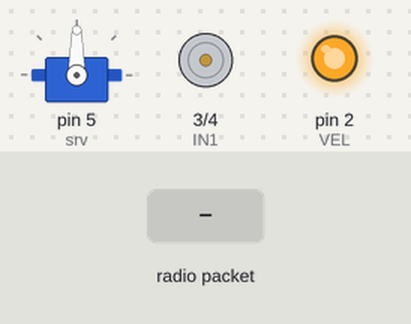
Simulated run of this sketch. Board: Arduino Mega 2560, built with avr-gcc and run on an emulated ATmega2560. On the bench: servo, motor-driver pin pairs drawn as motors (green arrow = first pin HIGH = forward, orange = second pin HIGH = backward, longer = more drive), output pins drawn as LEDs (lit = HIGH). Inputs (shaded band) come from the test bench. No radio packets arrive unless stated; what the sketch prints to the serial monitor is not drawn.

Above: at 1.2 s.
1.3 s: radio packet "1" arrives
At 2.5 s:
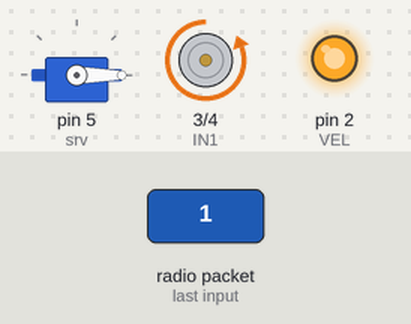
2.8 s: radio packet "0" arrives
5.8 s: radio packet "2" arrives
Timing chart, 0 to 8.8 s (numbered marks = the images above; inputs shaded):
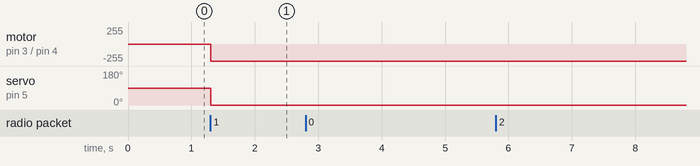

The sketch:

teste_recep.ino
```cpp
/*************************** Marlon Nardi ******************************
  Projeto: Programação do Robô Handler V1.0
  Vídeo ensinando a motar: https://www.marlonnardi.com/p/construa-seu-proprio-robo-esteira_23.html
  Loja: https://www.lojamarlonnardi.com/
  Site: https://www.marlonnardi.com/
  Youtube: https://www.youtube.com/marlonnardiw
  Facebook: https://www.facebook.com/professormarlonnardi
************************************************************************/

/******************* Programação do Robô Handler V1.0 ****************/

//======================= Incluindo bilbiotecas ==============================//
#include <SPI.h>
#include <RF24.h>
#include <Servo.h>

//========================= Criando objetos =================================//
RF24 radio(7, 8); // CE, CSN // Instancia/cria o objeto Radio para que possamos trabalhar com ele. Também temos que informar os pinos do Arduino conectados ao CE e ao CSN do NRF24L01.
Servo leme;

//==================== Nomeando as constantes ==============================//
#define PinoSensorRadiacaoGama 22
#define VEL 2
#define IN1 3
#define IN2 4
#define srv 5

//=================== Criando uma estrutura/pacote de dados para a transmissão e recepção de informação através de dois Pipes =======================//
struct EstruturaDadosTXRX
{
  boolean SensorRadiacaoGama = false;
  int ValorConvertidoAnalogicoR2 = 0;
  int DirecaoRobo = 0;
};
typedef struct EstruturaDadosTXRX TipoDosDadosTXRX;
TipoDosDadosTXRX DadosTransmitidos;
TipoDosDadosTXRX DadosRecebidos;

//=================== Declaração de variáveis globáis =======================//
boolean buttonState = 0;

//=================== Declaração da variável global somente de leitura para armazenas os endereço de leitura e escrita =======================//
                    //Endereço: 0         1
const byte Enderecos[][6] = {"00001", "00002"};//Criamos um vetor constante do tipo Byte que terá duas posições, pois precisamos de um endereço para escrever e outro para ler. Apesar do
//endereço ter somete 5 números, declaramos 6 para que o comppilador adicione o caracter null \0 automaticamente.

void setup() {
//==================== Declaração de entradas e saídas ========================//
  pinMode(PinoSensorRadiacaoGama, INPUT_PULLUP);// Declara o pino do PinoSensorRadiacaoGama como entrada PULLUP.

// Pinos para o controle dos  motores através da Monster Shield
  pinMode(IN1, OUTPUT);
  pinMode(IN2, OUTPUT);
  analogWrite(VEL, 250); // Escreve o valor PMW de 0 à 255 responsável pela velocidade do robô no pino 5.
  leme.attach(srv);

//================== Configurações iniciais do NRF24L01 ======================//
  Serial.begin(9600);
  radio.begin();// Inicia o transceptor NRF24L01
  radio.openWritingPipe(Enderecos[0]); // Informamos para o transceptor qual é o endereço de escrita Enderecos[0] ou 00001 e abrimos o Pipe/Tubo.
  radio.openReadingPipe(1, Enderecos[1]); // Informamos para o transceptor qual é o endereço de leitura Enderecos[1] ou 00002 e abrimos o Pipe/Tubo. Esse primeiro parâmentro, o número 1,
  //define o número do Pipe. Podemos utilizar 6 Pipes, de 0 à 5.
  radio.setPALevel(RF24_PA_MAX); // Muda o PA para potência máxima de transmissão. Para potência minima: RF24_PA_MIN Para potência média: RF24_PA_HIGH Para potência máxima (recomendado para o módulo com etapa amplificadora e antena): RF24_PA_MAX
  radio.setDataRate(RF24_250KBPS); // Mudamos a taxa de trasnferência de dados para 250 Kbps, isso melhora a distância na transmissão.

}


void loop() {
   //========================= Recebendo os dados ===========================//
  delay(5); // Tempo para não haver perca de dados.

  radio.startListening(); // Comando para o rádio começar ouvir, dessa forma ele escuta ou recebe.

  if ( radio.available()) {// Se o NRF24L01 receber dados.
    while (radio.available()) {// Enquanto o NRF24L01 receber dados.
      radio.read(&DadosTransmitidos, sizeof(TipoDosDadosTXRX)); // Lê a informação transmitida pelo Robô.
     }


 //========================= Controle dos Motores ===========================//
     //Controle da velocidade dos motores


    leme.write(70);
    Serial.println(DadosTransmitidos.DirecaoRobo);
    if (DadosTransmitidos.DirecaoRobo == 3) {
      //---------------- Robô para frente -----------//
      //Motor lado esquerdo olhando de trás do robô
      digitalWrite(3, LOW);
      digitalWrite(4, HIGH);
      Serial.println("LEU DIRECAO 3");
    }

    if (DadosTransmitidos.DirecaoRobo == 2) {
      //---------------- Robô para trás -----------//
      //Motor lado esquerdo olhando de trás do robô
      digitalWrite(3, HIGH);
      digitalWrite(4, LOW);
      Serial.println("LEU DIRECAO 2");
    }

    if (DadosTransmitidos.DirecaoRobo == 0) {
      //---------------- Robô para o lado esquerdo -----------//
      //Motor lado esquerdo olhando de trás do robô
      digitalWrite(3, LOW);
      digitalWrite(4, HIGH);
      leme.write(0);
      Serial.println("LEU DIRECAO 0");
    }

    if (DadosTransmitidos.DirecaoRobo == 1) {
      //---------------- Robô para o lado direito -----------//
      //Motor lado esquerdo olhando de trás do robô
      digitalWrite(3, LOW);
      digitalWrite(4, HIGH);
      leme.write(170);
      Serial.println("LEU DIRECAO 1");
    }


  }

//========================= Trasmitindo os dados ===========================//
  delay(5); // Tempo para não haver perca de dados.

  radio.stopListening(); // Comando para o rádio parar de ouvir, dessa forma ele fala ou transmite.
  Serial.println("STOP LISTENING");
  /*
  DadosRecebidos.SensorRadiacaoGama = digitalRead(PinoSensorRadiacaoGama);// Faz a leitura digital do PinoSensorRadiacaoGama e armazena na variável DadosRecebidos.SensorRadiacaoGama.
  radio.write(&DadosRecebidos, sizeof(TipoDosDadosTXRX));// Transmite/escreve os dados para o outro rádio. DadosTransmitidos = Informação que queremos enviar. TipoDosDadosTXRX: Tamanho dessa variável.
  */
}
```

Measured:
- after the input at 1.3 s, motor on pin 3 (IN1) / pin 4 (IN2): stopped → backward 255/255 at once; servo on pin 5 (srv): 90° → 0° at once
- after the input at 2.8 s, every drawn part: stays the same
- after the input at 5.8 s, every drawn part: stays the same
